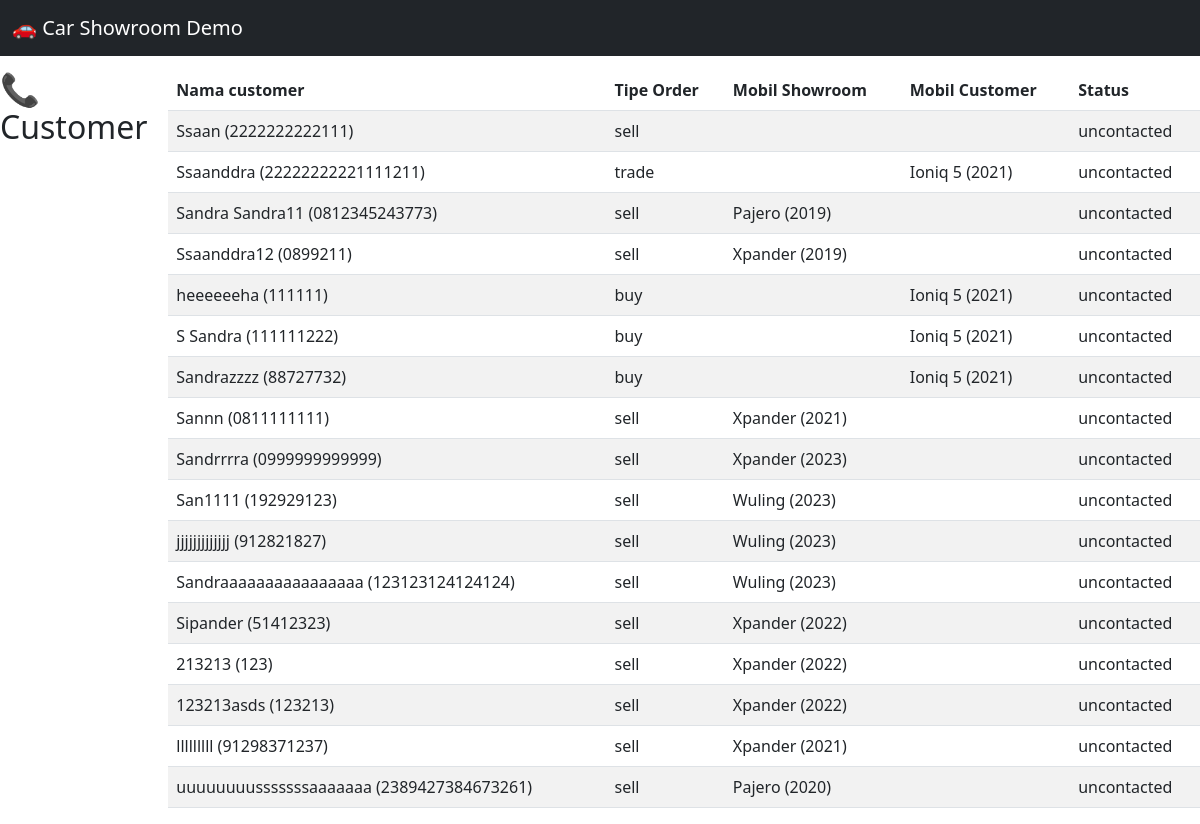
Screenshot of /demo/dashboard/customerlist/ with the database file from the repository.
### orders/models.py (models this page shows, shortened)
class Order(models.Model):
    ORDER_TYPE_CHOICES = [
        ("sell","Sell"),
        ("trade","Trade"),
        ("buy","Buy"),
    ]
    customer = models.ForeignKey(Customer, on_delete=models.CASCADE, related_name='orders')
    showroom_car = models.ForeignKey(Cars, on_delete=models.CASCADE, null=True, blank=True)
    offer_type = models.CharField(max_length=10, choices=ORDER_TYPE_CHOICES)
    trade_in_car = models.OneToOneField(TradeInCar, on_delete=models.SET_NULL, null=True, blank=True)
    created_at = models.DateTimeField(auto_now_add=True)

class TradeInCar(models.Model):
    customer = models.ForeignKey(Customer, on_delete=models.CASCADE)
    offered_vehicle_model = models.CharField(max_length=100, blank=True, null=True)
    offered_vehicle_varian = models.CharField(max_length=100, blank=True, null=True)
    offered_vehicle_transmission = models.CharField(max_length=20, choices=[('auto','Otomatis'), ('manual', 'Manual')], blank=True, null=True)
    offered_vehicle_province = models.CharField(max_length=50, blank=True, null=True)
    offered_vehicle_year = models.IntegerField(blank=True, null=True)
    offered_vehicle_kilometers = models.IntegerField(blank=True, null=True)
    offered_vehicle_notes = models.TextField(blank=True, null=True)

### customer/models.py (models this page shows, shortened)
class Customer(models.Model):
    STATUS_CHOICES = [
        ("deal","Deal"),
        ("negotiating","Negotiating"),
        ("not_deal", "Not Deal"),
        ("uncontacted", "Uncontacted"),
        ("rna","RNA (Return, No Answer)"),
    ]
    user = models.OneToOneField(User, on_delete=models.CASCADE, related_name="customer_profile",null=True,blank=True)
    name = models.CharField(max_length=100)
    phone_number = models.CharField(max_length=20, unique=True)
    email = models.EmailField(blank=True, null=True)
    address = models.TextField(blank=True, null=True)
    status = models.CharField(max_length=20, choices=STATUS_CHOICES, default="uncontacted")
    created_at = models.DateTimeField(auto_now_add=True)
    updated_at = models.DateTimeField(auto_now=True)

### cars/models.py (models this page shows, shortened)
class Cars(models.Model):
    id = models.AutoField(primary_key=True)
    nama = models.CharField(max_length=100)
    harga = models.DecimalField(max_digits=12, decimal_places=2)
    merek = models.CharField(max_length=50)
    model = models.CharField(max_length=50)
    tahun = models.IntegerField()
    kilometer = models.IntegerField()
    transmisi = models.CharField(max_length=20, choices=[('auto','Otomatis'), ('manual', 'Manual')])
    jenis_bahan_bakar = models.CharField(max_length=20, choices=[('bensin','Bensin'), ('diesel', 'Diesel'), ('elektrik', 'Elektrik')])
    mesin = models.CharField(max_length=50)
    tempat_duduk = models.IntegerField()
    deskripsi = models.TextField()
    gambar = models.ImageField(upload_to='cars/images/',blank=True, null=True)
    status = models.CharField(max_length=20,
                              choices=[('available','Available'),('sold','Sold'),('booked','Booked')],default='available')

### demo/views.py (the view)
# urls.py: path('dashboard/customerlist/', dashboard_customer_list, name='demo_customer_list_dashboard'),
def dashboard_customer_list(request):
    context = {
        'orders' : Order.objects.select_related("customer","trade_in_car").all()
    }
    return render(request,'demo/customer_list_dashboard.html',context)

### demo/templates/demo/customer_list_dashboard.html
{% extends 'demo/base.html' %}
{% block content %}
<h2>📞 Customer</h2>
<table class="table table-striped">
  <thead>
    <tr>
      <th>Nama customer</th>
      <th>Tipe Order</th>
      <th>Mobil Showroom</th>
      <th>Mobil Customer</th>
      <th>Status</th>
    </tr>
  </thead>
  <tbody>
    {% for order in orders %}
    <tr>
      <td> {{ order.customer.name }} ({{ order.customer.phone_number }}) </td>
      <td>  {{ order.offer_type }} </td>
      {% if order.trade_in_car.offered_vehicle_model %}
      <td> {{ order.trade_in_car.offered_vehicle_model }} ({{ order.trade_in_car.offered_vehicle_year }}) </td>
      {% else %}
      <td>  </td>
      {% endif %}
      {% if order.showroom_car.nama %}
      <td>     {{ order.showroom_car.nama }} ({{ order.showroom_car.tahun }}) </td>
      {% else %}
      <td>  </td>
      {% endif %}
      <td> {{ order.customer.status }}</td>
    </tr>
    {% endfor %}
  </tbody>
</table>
{% endblock content %}

### demo/static/demo/css/base_style.css (style rules this page uses)
body { min-height: 100vh; display: flex; }

### rows the page displays
Order: customer.name "Ssaan", customer.phone_number "2222222222111", offer_type "sell", customer.status "uncontacted"
Order: customer.name "Ssaanddra", customer.phone_number "22222222221111211", offer_type "trade", showroom_car.nama "Ioniq 5", showroom_car.tahun "2021", customer.status "uncontacted"
Order: customer.name "Sandra Sandra11", customer.phone_number "0812345243773", offer_type "sell", trade_in_car.offered_vehicle_model "Pajero", trade_in_car.offered_vehicle_year "2019", customer.status "uncontacted"
Order: customer.name "Ssaanddra12", customer.phone_number "0899211", offer_type "sell", trade_in_car.offered_vehicle_model "Xpander", trade_in_car.offered_vehicle_year "2019", customer.status "uncontacted"
Order: customer.name "heeeeeeha", customer.phone_number "111111", offer_type "buy", showroom_car.nama "Ioniq 5", showroom_car.tahun "2021", customer.status "uncontacted"
Order: customer.name "S Sandra", customer.phone_number "111111222", offer_type "buy", showroom_car.nama "Ioniq 5", showroom_car.tahun "2021", customer.status "uncontacted"
Order: customer.name "Sandrazzzz", customer.phone_number "88727732", offer_type "buy", showroom_car.nama "Ioniq 5", showroom_car.tahun "2021", customer.status "uncontacted"
Order: customer.name "Sannn", customer.phone_number "0811111111", offer_type "sell", trade_in_car.offered_vehicle_model "Xpander", trade_in_car.offered_vehicle_year "2021", customer.status "uncontacted"
Order: customer.name "Sandrrrra", customer.phone_number "0999999999999", offer_type "sell", trade_in_car.offered_vehicle_model "Xpander", trade_in_car.offered_vehicle_year "2023", customer.status "uncontacted"
Order: customer.name "San1111", customer.phone_number "192929123", offer_type "sell", trade_in_car.offered_vehicle_model "Wuling", trade_in_car.offered_vehicle_year "2023", customer.status "uncontacted"
Order: customer.name "jjjjjjjjjjjjj", customer.phone_number "912821827", offer_type "sell", trade_in_car.offered_vehicle_model "Wuling", trade_in_car.offered_vehicle_year "2023", customer.status "uncontacted"
Order: customer.name "Sandraaaaaaaaaaaaaaaa", customer.phone_number "123123124124124", offer_type "sell", trade_in_car.offered_vehicle_model "Wuling", trade_in_car.offered_vehicle_year "2023", customer.status "uncontacted"
Order: customer.name "Sipander", customer.phone_number "51412323", offer_type "sell", trade_in_car.offered_vehicle_model "Xpander", trade_in_car.offered_vehicle_year "2022", customer.status "uncontacted"
Order: customer.name "213213", customer.phone_number "123", offer_type "sell", trade_in_car.offered_vehicle_model "Xpander", trade_in_car.offered_vehicle_year "2022", customer.status "uncontacted"
Order: customer.name "123213asds", customer.phone_number "123213", offer_type "sell", trade_in_car.offered_vehicle_model "Xpander", trade_in_car.offered_vehicle_year "2022", customer.status "uncontacted"
Order: customer.name "lllllllll", customer.phone_number "91298371237", offer_type "sell", trade_in_car.offered_vehicle_model "Xpander", trade_in_car.offered_vehicle_year "2021", customer.status "uncontacted"
Order: customer.name "uuuuuuuusssssssaaaaaaa", customer.phone_number "2389427384673261", offer_type "sell", trade_in_car.offered_vehicle_model "Pajero", trade_in_car.offered_vehicle_year "2020", customer.status "uncontacted"
